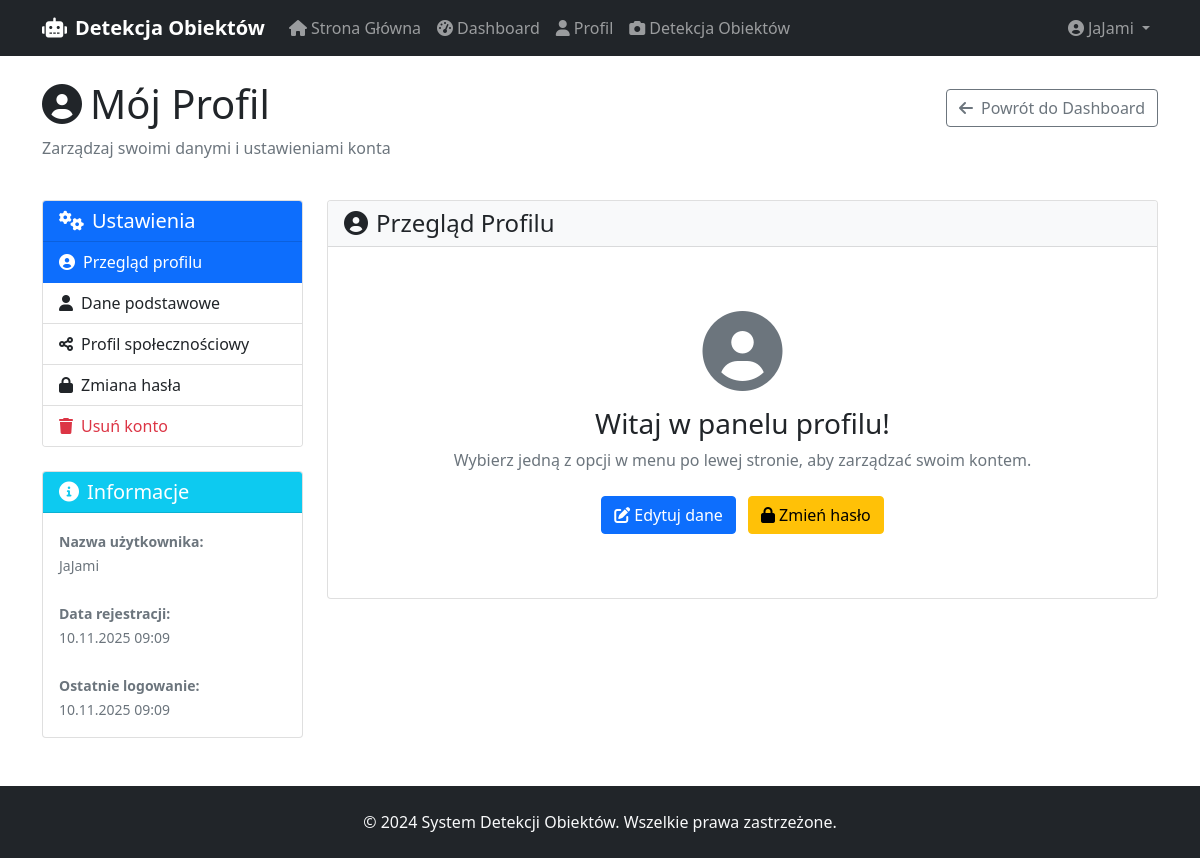
The page /profile/ (signed in) on the database its author committed.
### detection_app/models.py (models this page shows, shortened)
class CustomUser(AbstractUser):
    email = models.EmailField(unique=True, verbose_name="adres email")
    phone = models.CharField(max_length=15, blank=True, verbose_name="telefon")
    birth_date = models.DateField(null=True, blank=True, verbose_name="data urodzenia")
    city = models.CharField(max_length=100, blank=True, verbose_name="miasto")
    address = models.TextField(blank=True, verbose_name="adres")
    created_at = models.DateTimeField(default=timezone.now, verbose_name="data rejestracji")
    updated_at = models.DateTimeField(auto_now=True, verbose_name="data aktualizacji")
    is_verified = models.BooleanField(default=False, verbose_name="zweryfikowany")
    newsletter = models.BooleanField(default=False, verbose_name="newsletter")
    terms_accepted = models.BooleanField(default=False, verbose_name="akceptacja regulaminu")
    class Meta:
        app_label = 'detection_app'  # DODAJ TĘ LINIĘ
        verbose_name = "użytkownik"
        verbose_name_plural = "użytkownicy"

### detection_app/views.py (the view, shortened to what this page needs)
# urls.py: path('profile/', views.profile_view, name='profile'),
@login_required
def profile_view(request):
    user = request.user
    profile, created = UserProfile.objects.get_or_create(user=user)
    active_tab = request.GET.get('tab', 'overview')
    user_form = UserUpdateForm(instance=user)
    profile_form = UserProfileForm(instance=profile)
    password_form = CustomPasswordChangeForm(request.user)
    context = {
        'user': user,
        'profile': profile,
        'active_tab': active_tab,
        'user_form': user_form,
        'profile_form': profile_form,
        'password_form': password_form,
    }
    return render(request, 'profile/profile.html', context)

### detection_app/templates/profile/profile.html (shortened to what this page needs)
{% extends 'bas/base.html' %}
{% block content %}
<div class="container mt-4">
    <div class="row mb-4">
        <div class="col-12">
            <div class="d-flex justify-content-between align-items-center">
                <h1><i class="fas fa-user-circle me-2"></i>Mój Profil</h1>
                <a href="{% url 'dashboard' %}" class="btn btn-outline-secondary">
                    <i class="fas fa-arrow-left me-2"></i>Powrót do Dashboard
                </a>
            </div>
            <p class="text-muted">Zarządzaj swoimi danymi i ustawieniami konta</p>
        </div>
    </div>
    <div class="row">
        <div class="col-md-3">
            <div class="card">
                <div class="card-header bg-primary text-white">
                    <h5 class="mb-0"><i class="fas fa-cogs me-2"></i>Ustawienia</h5>
                </div>
                <div class="list-group list-group-flush">
                    <a href="?tab=overview"
                       class="list-group-item list-group-item-action {% if active_tab == 'overview' %}active{% endif %}">
                        <i class="fas fa-user-circle me-2"></i>Przegląd profilu
                    </a>
                    <a href="?tab=basic"
                       class="list-group-item list-group-item-action {% if active_tab == 'basic' %}active{% endif %}">
                        <i class="fas fa-user me-2"></i>Dane podstawowe
                    </a>
                    <a href="?tab=social"
                       class="list-group-item list-group-item-action {% if active_tab == 'social' %}active{% endif %}">
                        <i class="fas fa-share-alt me-2"></i>Profil społecznościowy
                    </a>
                    <a href="?tab=password"
                       class="list-group-item list-group-item-action {% if active_tab == 'password' %}active{% endif %}">
                        <i class="fas fa-lock me-2"></i>Zmiana hasła
                    </a>
                    <a href="?tab=delete"
                       class="list-group-item list-group-item-action {% if active_tab == 'delete' %}active{% endif %} text-danger">
                        <i class="fas fa-trash me-2"></i>Usuń konto
                    </a>
                </div>
            </div>
            <div class="card mt-4">
                <div class="card-header bg-info text-white">
                    <h5 class="mb-0"><i class="fas fa-info-circle me-2"></i>Informacje</h5>
                </div>
                <div class="card-body">
                    <small class="text-muted">
                        <strong>Nazwa użytkownika:</strong><br>
                        {{ user.username }}<br><br>
                        <strong>Data rejestracji:</strong><br>
                        {{ user.date_joined|date:"d.m.Y H:i" }}<br><br>
                        <strong>Ostatnie logowanie:</strong><br>
                        {% if user.last_login %}
                            {{ user.last_login|date:"d.m.Y H:i" }}
                        {% else %}
                            Pierwsze logowanie
                        {% endif %}
                    </small>
                </div>
            </div>
        </div>
        <div class="col-md-9">
            <div class="card">
                <div class="card-header bg-light">
                    <h4 class="mb-0">
                        {% if active_tab == 'basic' %}
                            <i class="fas fa-user me-2"></i>Dane Podstawowe
                        {% elif active_tab == 'social' %}
                            <i class="fas fa-share-alt me-2"></i>Profil Społecznościowy
                        {% elif active_tab == 'password' %}
                            <i class="fas fa-lock me-2"></i>Zmiana Hasła
                        {% elif active_tab == 'delete' %}
                            <i class="fas fa-trash me-2"></i>Usuwanie Konta
                        {% else %}
                            <i class="fas fa-user-circle me-2"></i>Przegląd Profilu
                        {% endif %}
                    </h4>
                </div>
                <div class="card-body">
                    {% if active_tab == 'overview' %}
                        <div class="text-center py-5">
                            <i class="fas fa-user-circle fa-5x text-muted mb-3"></i>
                            <h3>Witaj w panelu profilu!</h3>
                            <p class="text-muted">Wybierz jedną z opcji w menu po lewej stronie, aby zarządzać swoim kontem.</p>
                            <div class="mt-4">
                                <a href="?tab=basic" class="btn btn-primary me-2">
                                    <i class="fas fa-edit me-1"></i>Edytuj dane
                                </a>
                                <a href="?tab=password" class="btn btn-warning">
                                    <i class="fas fa-lock me-1"></i>Zmień hasło
                                </a>
                            </div>
                        </div>
                    {% elif active_tab == 'basic' %}
                        {% include 'partials/profile_basic_form.html' %}
                    {% elif active_tab == 'social' %}
                        {% include 'partials/profile_social_form.html' %}
                    {% elif active_tab == 'password' %}
                        {% include 'partials/profile_password_form.html' %}
                    {% elif active_tab == 'delete' %}
                        {% include 'partials/profile_delete_info.html' %}
                    {% endif %}
                </div>
            </div>
        </div>
    </div>
</div>
{% endblock %}

### detection_app/templates/bas/base.html (shortened to what this page needs)
<!DOCTYPE html>
<html lang="pl">
  <head>
    <link
      href="https://cdn.jsdelivr.net/npm/bootstrap@5.1.3/dist/css/bootstrap.min.css"
      rel="stylesheet"
    />
    <link
      rel="stylesheet"
      href="https://cdnjs.cloudflare.com/ajax/libs/font-awesome/6.0.0/css/all.min.css"
    />
  </head>
  <body>
    <nav class="navbar navbar-expand-lg navbar-dark bg-dark">
      <div class="container">
        <a class="navbar-brand" href="{% url 'home' %}">
          <i class="fas fa-robot me-2"></i>Detekcja Obiektów
        </a>
        <div class="collapse navbar-collapse" id="navbarNav">
          <ul class="navbar-nav me-auto">
            <li class="nav-item">
              <a class="nav-link" href="{% url 'home' %}">
                <i class="fas fa-home me-1"></i>Strona Główna
              </a>
            </li>
            {% if user.is_authenticated %}
            <li class="nav-item">
              <a class="nav-link" href="{% url 'dashboard' %}">
                <i class="fas fa-tachometer-alt me-1"></i>Dashboard
              </a>
            </li>
            <li class="nav-item">
              <a class="nav-link" href="{% url 'profile' %}">
                <i class="fas fa-user me-1"></i>Profil
              </a>
            </li>
            <li class="nav-item">
              <a class="nav-link" href="{% url 'object_detection_upload' %}">
                <i class="fas fa-camera me-1"></i>Detekcja Obiektów
              </a>
            </li>
            {% endif %}
          </ul>
          <ul class="navbar-nav">
            {% if user.is_authenticated %}
            <li class="nav-item dropdown">
              <a
                class="nav-link dropdown-toggle"
                href="#"
                id="navbarDropdown"
                role="button"
                data-bs-toggle="dropdown"
              >
                <i class="fas fa-user-circle me-1"></i>{{ user.username }}
              </a>
            </li>
            {% endif %}
          </ul>
        </div>
      </div>
    </nav>
    <main class="main-content">{% block content %} {% endblock %}</main>
    <footer class="footer bg-dark text-light py-4 mt-5">
      <div class="container text-center">
        <p class="mb-0">
          &copy; 2024 System Detekcji Obiektów. Wszelkie prawa zastrzeżone.
        </p>
      </div>
    </footer>
  </body>
</html>

### detection_app/templates/bas/base.html (style rules this page uses)
.navbar-brand { font-weight: bold; }
.footer { margin-top: auto; }
body { display: flex; flex-direction: column; min-height: 100vh; }
.main-content { flex: 1; }

### rows shown on the page
CustomUser: username "JaJami", date_joined "10.11.2025 09:09", last_login "10.11.2025 09:09"
